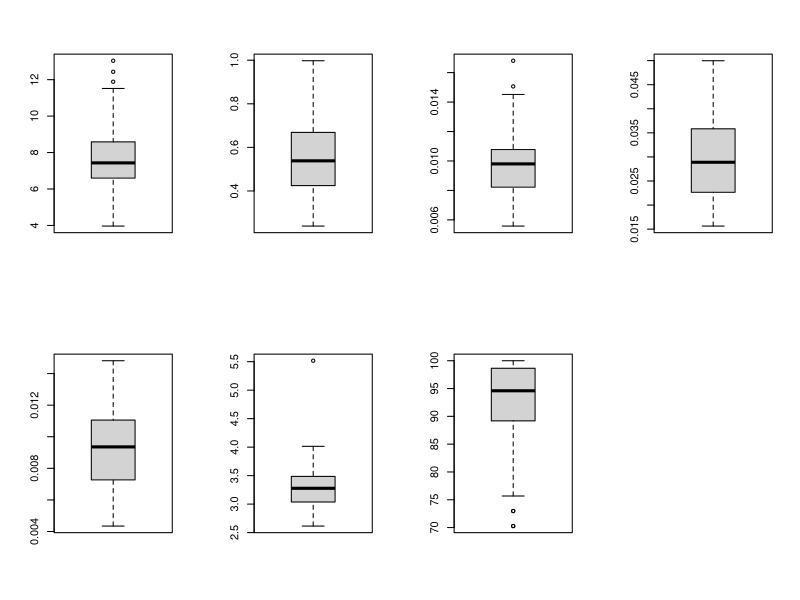
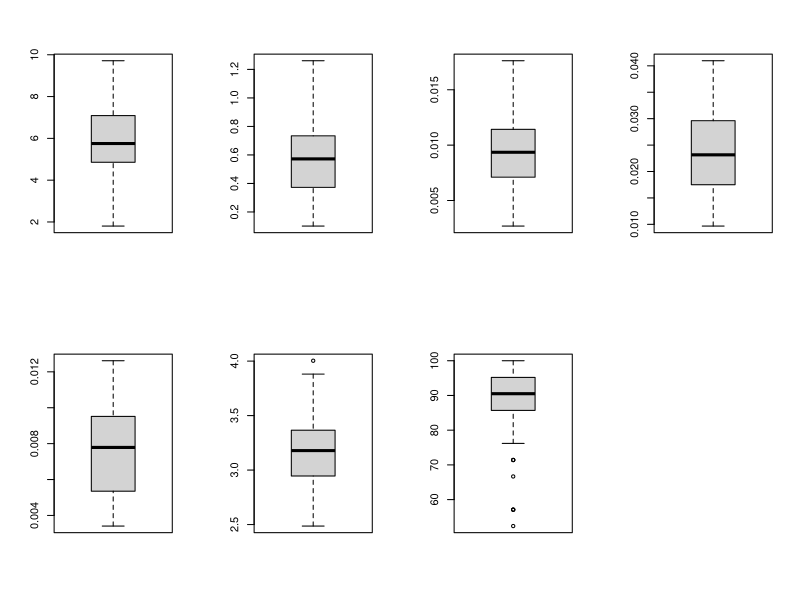
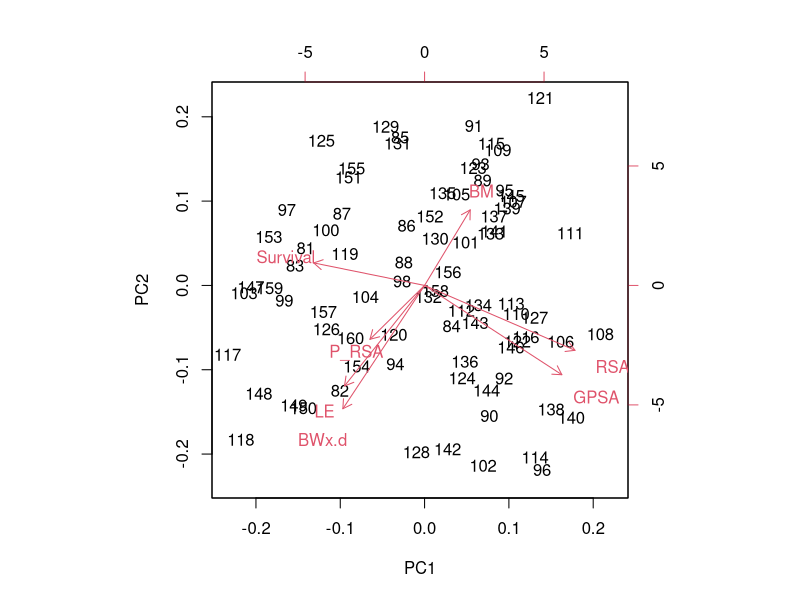

Write R code to recreate these figures, in order. (Note: this script raises an error after producing the figures.)
# set working directory and load necessary packages
library(vegan)
library(tidyverse)
library(reshape2)

# clear environment
rm(list = ls())

# set seed
set.seed(54321)

# import data
genoslong <- read.csv("Data/RTE_Genotypes.csv") #read in file
genoslong$spe.tra <- paste(genoslong$Species, genoslong$Transplant) #add group name for Species and Transplant Location
genoslong$spe.ori <- paste(genoslong$Species, genoslong$Origin) #add group name for Species and Origin Location
genoslong$group <- paste(genoslong$Species, genoslong$Origin, genoslong$Transplant) #add group name for Species and Origin Location

# subset by timepoint and for response variables for multivariate analysis
t3 <- na.omit(subset(genoslong, Timepoint == "3")[,c("Parent","Transplant","Origin","Timepoint","Species","spe.tra", "spe.ori", "group", "BM","BWx.d","LE","GPSA","RSA","P_RSA","Survival")])
t3$identifier <- rownames(t3)
t6 <- na.omit(subset(genoslong, Timepoint == "6")[,c("Parent","Transplant","Origin","Timepoint","Species","spe.tra", "spe.ori", "group", "BM","BWx.d","LE","GPSA","RSA","P_RSA","Survival")])
t6$identifier <- rownames(t6)
t6 <- t6[-69,]

#check values for outliers
#t3
colMeans(t3[9:15])
par(mfrow=c(2,4))
boxplot(t3$BM)
boxplot(t3$BWx.d)
boxplot(t3$LE)
boxplot(t3$GPSA)
boxplot(t3$RSA)
boxplot(t3$P_RSA)
boxplot(t3$Survival)
dev.off()

#t6
colMeans(t6[9:15])
par(mfrow=c(2,4))
boxplot(t6$BM)
boxplot(t6$BWx.d)
boxplot(t6$LE)
boxplot(t6$GPSA)
boxplot(t6$RSA)
boxplot(t6$P_RSA)
boxplot(t6$Survival)
dev.off()

#Scale and center datasets
t3scaled <- scale(t3[9:15], center = T, scale = T) # scaled variables
t6scaled <- scale(t6[9:15], center = T, scale = T) # scaled variables

#Identify Factors 
fac.t3 <- t3[1:8]
fac.t6 <- t6[1:8]


### Time 3
#PCA
T3.pca.out <- prcomp(t3scaled, center=FALSE, scale=FALSE)
summary(T3.pca.out)
biplot(T3.pca.out)
PC1 <- T3.pca.out$x[,1]
PC2 <- T3.pca.out$x[,2]

# PERMANOVA
## t3
T3.mod <- adonis2(t3scaled ~ Transplant * Origin * Species, data = t3, method = "euclidian") # PERMANOVA
T3.mod
vect3 <- envfit(T3.pca.out, t3[9:15], perm = 1000) #fit physiological vectors onto ordination
vect3df <- as.data.frame(vect3$vectors$arrows * sqrt(vect3$vectors$r))
vect3df$variable <- rownames(vect3df)

#testing for differences in betadispersion by 8 groups of species, origin, and transplant
bdisp.8group <- betadisper(vegdist(t3scaled, method = "euclidian"), fac.t3$group)
anova(bdisp.8group)

#testing for differences in betadispersion by 4 groups of species and transplant
bdisp.4group <- betadisper(vegdist(t3scaled, method = "euclidian"), fac.t3$spe.tra)
anova(bdisp.4group)

#gathering sample info for plotting
pca.df.t3 <- data.frame(T3.pca.out$x[,1], y = T3.pca.out$x[,2],
                         Parent = as.factor(fac.t3$Parent),
                         Origin = as.factor(fac.t3$Origin),
                         Transplant = as.factor(fac.t3$Transplant),
                         Species = as.factor(fac.t3$Species),
                         spe.tra = as.factor(fac.t3$spe.tra),
                         spe.ori = as.factor(fac.t3$spe.ori),
                         group = as.factor(fac.t3$group))

#set colors in this order MCAP Inner Lagoon MCAP Outer Lagoon PCOM Inner Lagoon PCOM Outer Lagoon
groupcolors <- c("cyan", "lightgreen", "green", "darkgreen", 
                 "pink", "purple", "orchid1", "darkorchid4") #set 8 group colors
PCA.colors <- c("lightgreen", "darkgreen", "orchid1", "darkorchid4") #set 4 Origin or Transplant colors
PCA.symbols <- c(16,17) #set two species shapes 16 = Mcap, 17 = Pcomp

#ordering levels
pca.df.t3$origins <- factor(pca.df.t3$spe.ori, levels = c("MCAP Inner Lagoon", "MCAP Outer Lagoon", "PCOM Inner Lagoon", "PCOM Outer Lagoon"))
pca.df.t3$transplants <- factor(pca.df.t3$spe.tra, levels = c("MCAP Inner Lagoon", "MCAP Outer Lagoon", "PCOM Inner Lagoon", "PCOM Outer Lagoon"))
pca.df.t3$group <- factor(pca.df.t3$group, levels = c("MCAP Inner Lagoon Inner Lagoon", "MCAP Inner Lagoon Outer Lagoon", "MCAP Outer Lagoon Outer Lagoon","MCAP Outer Lagoon Inner Lagoon", 
                                                        "PCOM Inner Lagoon Inner Lagoon", "PCOM Inner Lagoon Outer Lagoon", "PCOM Outer Lagoon Outer Lagoon", "PCOM Outer Lagoon Inner Lagoon"))
#setting column names
colnames(pca.df.t3)[1:2] <- c("PC1", "PC2")

pdf("RAnalysis/Output/Time3.PCA.pdf", width=8, height=4)
par(mfrow=c(1,2))
# All Group Ordination
T3.PCA.A.plot <- ordiplot(T3.pca.out, type = "n", display = "sites", ylim=c(-5,5), xlim=c(-5,5), xlab=c("PC1 (35%)"), ylab=c("PC2 (23%)"))
points(T3.PCA.A.plot, "sites", col = groupcolors[pca.df.t3$group], cex=0.8, pch=PCA.symbols[pca.df.t3$Species])
ordihull(T3.PCA.A.plot, groups = pca.df.t3$group, draw = "polygon", alpha = 100, col = groupcolors, border = groupcolors)
par.new = T
plot(vect3, col = "black")
title(main = "A) Time 3, All Groups ")

#Transplant Ordination
T3.PCA.T.plot <- ordiplot(T3.pca.out, type = "n", display = "sites", ylim=c(-5,5), xlim=c(-5,5),xlab=c("PC1 (35%)"), ylab=c("PC2 (23%)"))
points(T3.PCA.T.plot, "sites", col = groupcolors[pca.df.t3$group], cex=0.8, pch=PCA.symbols[pca.df.t3$Species])
ordihull(T3.PCA.T.plot, groups = pca.df.t3$spe.tra, draw = "polygon", alpha = 100, col = PCA.colors, border = PCA.colors)
par.new = T
plot(vect3, col = "black")
title(main = "B) Time 3, Transplant Groups")
legend("topright", legend = c("MCAP Inner:Inner", "MCAP Inner:Outer ", "MCAP Outer:Outer ","MCAP Outer:Inner ", 
                                 "PCOM Inner:Inner ", "PCOM Inner:Outer ", "PCOM Outer:Outer ", "PCOM Outer:Inner "), 
       pch = c(16,16,16,16,17,17,17,17),
       col = groupcolors, cex=0.4, box.lwd = 0,box.col = "white",bg = "white")
dev.off()

# Time 6
#PCA
T6.pca.out <- prcomp(t6scaled, center=FALSE, scale=FALSE)
summary(T6.pca.out)
biplot(T6.pca.out)
PC1 <- T6.pca.out$x[,1]
PC2 <- T6.pca.out$x[,2]

# PERMANOVA
## t6
T6.mod <- adonis2(t6scaled ~ Transplant * Origin * Species, data = t6, method = "euclidian") # PERMANOVA
T6.mod
vect6 <- envfit(T6.pca.out, t6[9:15], perm = 1000) #fit physiological vectors onto ordination
vect6df <- as.data.frame(vect6$vectors$arrows * sqrt(vect6$vectors$r))
vect6df$variable <- rownames(vect6df)

#PCA
T6.pca.out <- prcomp(t6scaled, center=FALSE, scale=FALSE)
summary(T6.pca.out)
biplot(T6.pca.out)
PC1 <- T6.pca.out$x[,1]
PC2 <- T6.pca.out$x[,2]

#testing for differences in betadispersion by 8 groups of species, origin, and transplant
bdisp.8group <- betadisper(vegdist(t6scaled, method = "euclidian"), fac.t6$group)
anova(bdisp.8group)

#testing for differences in betadispersion by 4 groups of species and transplant
bdisp.4group <- betadisper(vegdist(t6scaled, method = "euclidian"), fac.t6$spe.tra)
anova(bdisp.4group)

#gathering sample info for plotting
pca.df.t6 <- data.frame(T6.pca.out$x[,1], y = T6.pca.out$x[,2],
                        Parent = as.factor(fac.t6$Parent),
                        Origin = as.factor(fac.t6$Origin),
                        Transplant = as.factor(fac.t6$Transplant),
                        Species = as.factor(fac.t6$Species),
                        spe.tra = as.factor(fac.t6$spe.tra),
                        spe.ori = as.factor(fac.t6$spe.ori),
                        group = as.factor(fac.t6$group))

#ordering levels
pca.df.t6$origins <- factor(pca.df.t6$spe.ori, levels = c("MCAP Inner Lagoon", "MCAP Outer Lagoon", "PCOM Inner Lagoon", "PCOM Outer Lagoon"))
pca.df.t6$transplants <- factor(pca.df.t6$spe.tra, levels = c("MCAP Inner Lagoon", "MCAP Outer Lagoon", "PCOM Inner Lagoon", "PCOM Outer Lagoon"))
pca.df.t6$group <- factor(pca.df.t6$group, levels = c("MCAP Inner Lagoon Inner Lagoon", "MCAP Inner Lagoon Outer Lagoon", "MCAP Outer Lagoon Outer Lagoon","MCAP Outer Lagoon Inner Lagoon", 
                                                      "PCOM Inner Lagoon Inner Lagoon", "PCOM Inner Lagoon Outer Lagoon", "PCOM Outer Lagoon Outer Lagoon", "PCOM Outer Lagoon Inner Lagoon"))
#setting column names
colnames(pca.df.t6)[1:2] <- c("PC1", "PC2")

pdf("RAnalysis/Output/Time6.PCA.pdf", width=8, height=4)
par(mfrow=c(1,2))
# All Group Ordination
T6.PCA.A.plot <- ordiplot(T6.pca.out, type = "n", display = "sites", ylim=c(-5,5), xlim=c(-5,5), xlab=c("PC1 (42%)"), ylab=c("PC2 (27%)"))
points(T6.PCA.A.plot, "sites", col = groupcolors[pca.df.t6$group], cex=0.8, pch=PCA.symbols[pca.df.t6$Species])
ordihull(T6.PCA.A.plot, groups = pca.df.t6$group, draw = "polygon", alpha = 100, col = groupcolors, border = groupcolors)
par.new = T
plot(vect6, col = "black")
title(main = "A) Time 6, All Groups ")


#Transplant Ordination
T6.PCA.T.plot <- ordiplot(T6.pca.out, type = "n", display = "sites", ylim=c(-5,5), xlim=c(-5,5),xlab=c("PC1 (42%)"), ylab=c("PC2 (27%)"))
points(T6.PCA.T.plot, "sites", col = groupcolors[pca.df.t6$group], cex=0.8, pch=PCA.symbols[pca.df.t6$Species])
ordihull(T6.PCA.T.plot, groups = pca.df.t6$spe.tra, draw = "polygon", alpha = 100, col = PCA.colors, border = PCA.colors)
par.new = T
plot(vect6, col = "black")
title(main = "B) Time 6, Transplant Groups")
legend("bottomright", legend = c("MCAP Inner:Inner", "MCAP Inner:Outer ", "MCAP Outer:Outer ","MCAP Outer:Inner ", 
                                 "PCOM Inner:Inner ", "PCOM Inner:Outer ", "PCOM Outer:Outer ", "PCOM Outer:Inner "), 
       pch = c(16,16,16,16,17,17,17,17),
       col = groupcolors, cex=0.4, box.lwd = 0,box.col = "white",bg = "white")
dev.off()


####### plasticity analysis #######
## T3
#plasticity (amount of change in multivariate space) is the distance between pairs of samples from the distance matrix of the response variables
T3.dist <- vegdist(t3scaled, method="euclidian")
#then need to extract distance for matched pairs 
#e.g., 81 vs 82 = parent colony 121 at the 2 different environments
T3.dist.df <- melt(as.matrix(T3.dist), varnames = c("identifier", "col"))
str(T3.dist.df)
T3.dist.df <- T3.dist.df[seq(2, nrow(T3.dist.df), 162), ]
T3.dist.df <- merge(T3.dist.df,t3, by="identifier")

#view summary stats
range(T3.dist.df$value)
boxplot(T3.dist.df$value)

#identify highest value
which(T3.dist.df$value ==max(T3.dist.df$value))

#plot genotype plasticity distance
par(mar=c(14,2,2 ,2))
boxplot(value ~group, data=T3.dist.df, las=2)
unique(T3.dist.df$group)
anova(aov(value ~group, data=T3.dist.df))

## T6
# one sample is missing, so need to deal with that in the coding
#plasticity (amount of change in multivariate space) is the distance between pairs of samples from the distance matrix of the response variables
T6.dist <- vegdist(t6scaled, method="euclidian")
#then need to extract distance for matched pairs 
#e.g., 81 vs 82 = parent colony 121 at the 2 different environments
T6.dist.df <- melt(as.matrix(T6.dist), varnames = c("identifier", "col"))
str(T6.dist.df)
T6.dist.df <- T6.dist.df[seq(2, nrow(T6.dist.df), 158), ]
T6.dist.df <- merge(T6.dist.df,t6, by="identifier")

#view summary stats
range(T6.dist.df$value)
boxplot(T6.dist.df$value)

#identify highest value
which(T6.dist.df$value ==max(T6.dist.df$value))

#plot genotype plasticity distance
par(mar=c(14,2,2 ,2))
boxplot(value ~group, data=T6.dist.df, las=2)
unique(T6.dist.df$group)
anova(aov(value ~group, data=T6.dist.df))

##### NMDS #####

# NMDS
## t3
nmds3 <- metaMDS(t3scaled, distance = "euclidian", autotransform = FALSE) #nmds
nmds3$stress
dev.off()
stressplot(nmds3)

## t6
nmds6 <- metaMDS(t6scaled, distance = "euclidian", autotransform = FALSE) #nmds
nmds6$stress
stressplot(nmds6)

# PERMANOVA
## t3
T3.mod <- adonis2(t3scaled ~ Transplant * Origin * Species, data = t3, method = "euclidian") # PERMANOVA
T3.mod
vect3 <- envfit(nmds3, t3[9:15], perm = 1000) #fit physiological vectors onto ordination
vect3df <- as.data.frame(vect3$vectors$arrows * sqrt(vect3$vectors$r))
vect3df$variable <- rownames(vect3df)

#set colors in this order MCAP Inner Lagoon MCAP Outer Lagoon PCOM Inner Lagoon PCOM Outer Lagoon
groupcolors <- c("cyan", "lightgreen", "green", "darkgreen", 
                 "pink", "purple", "orchid1", "darkorchid4") #set 8 group colors
MDS.colors <- c("lightgreen", "darkgreen", "orchid1", "darkorchid4") #set 4 Origin or Transplant colors
MDS.symbols <- c(16,17) #set two species shapes 16 = Mcap, 17 = Pcomp

nmds.df.t3 <- data.frame(nmds3$points[,1], y = nmds3$points[,2],
                         Parent = as.factor(fac.t3$Parent),
                         Origin = as.factor(fac.t3$Origin),
                         Transplant = as.factor(fac.t3$Transplant),
                         Species = as.factor(fac.t3$Species),
                         spe.tra = as.factor(fac.t3$spe.tra),
                         spe.ori = as.factor(fac.t3$spe.ori),
                         group = as.factor(fac.t3$group))

nmds.df.t3$origins <- factor(nmds.df.t3$spe.ori, levels = c("MCAP Inner Lagoon", "MCAP Outer Lagoon", "PCOM Inner Lagoon", "PCOM Outer Lagoon"))
nmds.df.t3$transplants <- factor(nmds.df.t3$spe.tra, levels = c("MCAP Inner Lagoon", "MCAP Outer Lagoon", "PCOM Inner Lagoon", "PCOM Outer Lagoon"))
nmds.df.t3$group <- factor(nmds.df.t3$group, levels = c("MCAP Inner Lagoon Inner Lagoon", "MCAP Inner Lagoon Outer Lagoon", "MCAP Outer Lagoon Outer Lagoon","MCAP Outer Lagoon Inner Lagoon", 
                                                        "PCOM Inner Lagoon Inner Lagoon", "PCOM Inner Lagoon Outer Lagoon", "PCOM Outer Lagoon Outer Lagoon", "PCOM Outer Lagoon Inner Lagoon"))
colnames(nmds.df.t3)[1:2] <- c("MDS1", "MDS2")

pdf("RAnalysis/Output/Time3.NMDS.pdf", width=8, height=8)
par(mfrow=c(2,2))
# All Group Ordination
#png("nmdst3vectors.All.png", height = 100, width = 150, units = "mm", res = 500)
T3.NMDS.plot <- ordiplot(nmds3, type = "n", display = "sites", ylim=c(-5,5), xlim=c(-5,5))
points(T3.NMDS.plot, "sites", col = groupcolors[nmds.df.t3$group], cex=0.8, pch=MDS.symbols[nmds.df.t3$Species])
ordihull(T3.NMDS.plot, groups = nmds.df.t3$group, draw = "polygon", alpha = 100, col = groupcolors, border = groupcolors)
#ordiarrows(T3.NMDS.plot, groups = nmds.df.t3$Parent,  startmark = 1, label = nmds.df.t63Parent, length = .1)
par.new = T
plot(vect3, col = "black")
#legend("topright", legend = c("MCAP Inner:Inner", "MCAP Inner:Outer ", "MCAP Outer:Outer ","MCAP Outer:Inner ", 
                                 #"PCOM Inner:Inner ", "PCOM Inner:Outer ", "PCOM Outer:Outer ", "PCOM Outer:Inner "), 
       #pch = c(16,16,16,16,17,17,17,17),
       #col = groupcolors, cex=0.6)
title(main = "A) Time 3, All Group Ordination")
#dev.off()

#Transplant Ordination
#png("nmdst3vectors.Transplant.png", height = 100, width = 150, units = "mm", res = 500)
T3.NMDS.plot <- ordiplot(nmds3, type = "n", display = "sites", ylim=c(-5,5), xlim=c(-5,5))
points(T3.NMDS.plot, "sites", col = groupcolors[nmds.df.t3$group], cex=0.8, pch=MDS.symbols[nmds.df.t3$Species])
ordihull(T3.NMDS.plot, groups = nmds.df.t3$spe.tra, draw = "polygon", alpha = 100, col = MDS.colors, border = MDS.colors)
#ordiarrows(T3.NMDS.plot, groups = nmds.df.t3$Parent,  startmark = 1, label = nmds.df.t63Parent, length = .1)
par.new = T
plot(vect3, col = "black")
#legend("topright", legend = c("MCAP Inner Lagoon", "MCAP Outer Lagoon", "PCOM Inner Lagoon", "PCOM Outer Lagoon"), 
       #pch = c(16,16,17,17),
       #col = MDS.colors, cex=0.6)
title(main = "B) Time 3, Transplant Ordination")
#dev.off()

# Group BetaDispersion Plasticity
#png("nmdst3vectors.Plasticity.png", height = 100, width = 150, units = "mm", res = 500)
T3.NMDS.plot <- ordiplot(nmds3, type = "n", display = "sites", ylim=c(-5,5), xlim=c(-5,5))
points(T3.NMDS.plot, "sites", col = groupcolors[nmds.df.t3$group], cex=0.8, pch=MDS.symbols[nmds.df.t3$Species])
ordispider(nmds3, groups = nmds.df.t3$transplants, show.groups = nmds.df.t3$transplants, col = MDS.colors, label = F, spiders = c("centroid"))
#ordihull(T3.NMDS.plot, groups = nmds.df.t3$spe.tra, draw = "polygon", alpha = 100, col = MDS.colors, border = MDS.colors)
#ordiarrows(T3.NMDS.plot, groups = nmds.df.t3$Parent, col = "grey25", alpha = 50, length = .08)
#par.new = T
#plot(vect3, col = "black")
#legend("topright", legend = c("MCAP Inner:Inner", "MCAP Inner:Outer ", "MCAP Outer:Outer ","MCAP Outer:Inner ", 
                              #"PCOM Inner:Inner ", "PCOM Inner:Outer ", "PCOM Outer:Outer ", "PCOM Outer:Inner "), 
       #pch = c(16,16,16,16,17,17,17,17),
       #col = groupcolors, cex=0.6)
title(main = "C) Time 3, Transplant Group Betadispersion")
#dev.off()


# Genotype Plasticity
#png("nmdst3vectors.Plasticity.png", height = 100, width = 150, units = "mm", res = 500)
T3.NMDS.plot <- ordiplot(nmds3, type = "n", display = "sites", ylim=c(-5,5), xlim=c(-5,5))
points(T3.NMDS.plot, "sites", col = groupcolors[nmds.df.t3$group], cex=0.8, pch=MDS.symbols[nmds.df.t3$Species])
#ordihull(T3.NMDS.plot, groups = nmds.df.t3$spe.tra, draw = "polygon", alpha = 100, col = MDS.colors, border = MDS.colors)
ordiarrows(T3.NMDS.plot, groups = nmds.df.t3$Parent, col = "grey25", alpha = 50, length = .08)
#par.new = T
#plot(vect3, col = "black")
legend("bottomright", legend = c("MCAP Inner:Inner", "MCAP Inner:Outer ", "MCAP Outer:Outer ","MCAP Outer:Inner ", 
                              "PCOM Inner:Inner ", "PCOM Inner:Outer ", "PCOM Outer:Outer ", "PCOM Outer:Inner "), 
       pch = c(16,16,16,16,17,17,17,17),
       col = groupcolors, cex=0.6, box.lwd = 0,box.col = "white",bg = "white")
title(main = "D) Time 3, Genotype plasticity")
dev.off()


bdisp <- betadisper(vegdist(t3scaled, method = "euclidian"), fac.t3$group)
anova(bdisp)


## t6
T6.mod <- adonis2(t6scaled ~ Transplant * Origin * Species, data = t6, method = "euclidian") # PERMANOVA
T6.mod
vect6 <- envfit(nmds6, t6[9:15], perm = 1000) #fit physiological vectors onto ordination
vect6df <- as.data.frame(vect6$vectors$arrows * sqrt(vect6$vectors$r))
vect6df$variable <- rownames(vect6df)

nmds.df.t6 <- data.frame(nmds6$points[,1], y = nmds6$points[,2],
                         Parent = as.factor(fac.t6$Parent),
                         Origin = as.factor(fac.t6$Origin),
                         Transplant = as.factor(fac.t6$Transplant),
                         Species = as.factor(fac.t6$Species),
                         spe.tra = as.factor(fac.t6$spe.tra),
                         spe.ori = as.factor(fac.t6$spe.ori),
                         group = as.factor(fac.t6$group))

nmds.df.t6$origins <- factor(nmds.df.t6$spe.ori, levels = c("MCAP Inner Lagoon", "MCAP Outer Lagoon", "PCOM Inner Lagoon", "PCOM Outer Lagoon"))
nmds.df.t6$transplants <- factor(nmds.df.t6$spe.tra, levels = c("MCAP Inner Lagoon", "MCAP Outer Lagoon", "PCOM Inner Lagoon", "PCOM Outer Lagoon"))
nmds.df.t6$group <- factor(nmds.df.t6$group, levels = c("MCAP Inner Lagoon Inner Lagoon", "MCAP Inner Lagoon Outer Lagoon", "MCAP Outer Lagoon Outer Lagoon","MCAP Outer Lagoon Inner Lagoon", 
                                                        "PCOM Inner Lagoon Inner Lagoon", "PCOM Inner Lagoon Outer Lagoon", "PCOM Outer Lagoon Outer Lagoon", "PCOM Outer Lagoon Inner Lagoon"))
colnames(nmds.df.t6)[1:2] <- c("MDS1", "MDS2")

pdf("RAnalysis/Output/Time6.NMDS.pdf", width=8, height=8)
par(mfrow=c(2,2))
# All Group Ordination
#png("nmdst6vectors.All.png", height = 100, width = 150, units = "mm", res = 500)
T6.NMDS.plot <- ordiplot(nmds6, type = "n", display = "sites", ylim=c(-5,5), xlim=c(-5,5))
points(T6.NMDS.plot, "sites", col = groupcolors[nmds.df.t6$group], cex=0.8, pch=MDS.symbols[nmds.df.t6$Species])
ordihull(T6.NMDS.plot, groups = nmds.df.t6$group, draw = "polygon", alpha = 100, col = groupcolors, border = groupcolors)
#ordiarrows(T6.NMDS.plot, groups = nmds.df.t6$Parent,  startmark = 1, label = nmds.df.t63Parent, length = .1)
par.new = T
plot(vect6, col = "black")
#legend("topright", legend = c("MCAP Inner:Inner", "MCAP Inner:Outer ", "MCAP Outer:Outer ","MCAP Outer:Inner ", 
#"PCOM Inner:Inner ", "PCOM Inner:Outer ", "PCOM Outer:Outer ", "PCOM Outer:Inner "), 
#pch = c(16,16,16,16,17,17,17,17),
#col = groupcolors, cex=0.6)
title(main = "A) Time 6, All Group Ordination")
#dev.off()

#Transplant Ordination
#png("nmdst6vectors.Transplant.png", height = 100, width = 150, units = "mm", res = 500)
T6.NMDS.plot <- ordiplot(nmds6, type = "n", display = "sites", ylim=c(-5,5), xlim=c(-5,5))
points(T6.NMDS.plot, "sites", col = groupcolors[nmds.df.t6$group], cex=0.8, pch=MDS.symbols[nmds.df.t6$Species])
ordihull(T6.NMDS.plot, groups = nmds.df.t6$spe.tra, draw = "polygon", alpha = 100, col = MDS.colors, border = MDS.colors)
#ordiarrows(T6.NMDS.plot, groups = nmds.df.t6$Parent,  startmark = 1, label = nmds.df.t63Parent, length = .1)
par.new = T
plot(vect6, col = "black")
#legend("topright", legend = c("MCAP Inner Lagoon", "MCAP Outer Lagoon", "PCOM Inner Lagoon", "PCOM Outer Lagoon"), 
#pch = c(16,16,17,17),
#col = MDS.colors, cex=0.6)
title(main = "B) Time 6, Transplant Ordination")
#dev.off()

# Group BetaDispersion Plasticity
#png("nmdst6vectors.Plasticity.png", height = 100, width = 150, units = "mm", res = 500)
T6.NMDS.plot <- ordiplot(nmds6, type = "n", display = "sites", ylim=c(-5,5), xlim=c(-5,5))
points(T6.NMDS.plot, "sites", col = groupcolors[nmds.df.t6$group], cex=0.8, pch=MDS.symbols[nmds.df.t6$Species])
ordispider(nmds6, groups = nmds.df.t6$transplants, show.groups = nmds.df.t6$transplants, col = MDS.colors, label = F, spiders = c("centroid"))
#ordihull(T6.NMDS.plot, groups = nmds.df.t6$spe.tra, draw = "polygon", alpha = 100, col = MDS.colors, border = MDS.colors)
#ordiarrows(T6.NMDS.plot, groups = nmds.df.t6$Parent, col = "grey25", alpha = 50, length = .08)
#par.new = T
#plot(vect6, col = "black")
#legend("topright", legend = c("MCAP Inner:Inner", "MCAP Inner:Outer ", "MCAP Outer:Outer ","MCAP Outer:Inner ", 
#"PCOM Inner:Inner ", "PCOM Inner:Outer ", "PCOM Outer:Outer ", "PCOM Outer:Inner "), 
#pch = c(16,16,16,16,17,17,17,17),
#col = groupcolors, cex=0.6)
title(main = "C) Time 6, Transplant Group Betadispersion")
#dev.off()


# Genotype Plasticity
#png("nmdst6vectors.Plasticity.png", height = 100, width = 150, units = "mm", res = 500)
T6.NMDS.plot <- ordiplot(nmds6, type = "n", display = "sites", ylim=c(-5,5), xlim=c(-5,5))
points(T6.NMDS.plot, "sites", col = groupcolors[nmds.df.t6$group], cex=0.8, pch=MDS.symbols[nmds.df.t6$Species])
#ordihull(T6.NMDS.plot, groups = nmds.df.t6$spe.tra, draw = "polygon", alpha = 100, col = MDS.colors, border = MDS.colors)
ordiarrows(T6.NMDS.plot, groups = nmds.df.t6$Parent, col = "grey25", alpha = 50, length = .08)
#par.new = T
#plot(vect6, col = "black")
legend("bottomright", legend = c("MCAP Inner:Inner", "MCAP Inner:Outer ", "MCAP Outer:Outer ","MCAP Outer:Inner ", 
                                 "PCOM Inner:Inner ", "PCOM Inner:Outer ", "PCOM Outer:Outer ", "PCOM Outer:Inner "), 
       pch = c(16,16,16,16,17,17,17,17),
       col = groupcolors, cex=0.6, box.lwd = 0,box.col = "white",bg = "white")
title(main = "D) Time 6, Genotype plasticity")
dev.off()


